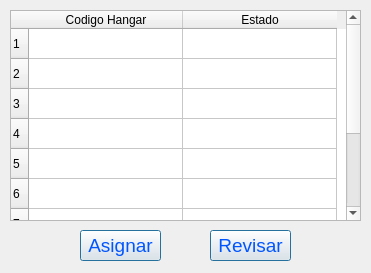
<?xml version="1.0" encoding="UTF-8"?>
<ui version="4.0">
 <class>AsignaciondeHangares</class>
 <widget class="QWidget" name="AsignaciondeHangares">
  <property name="geometry">
   <rect>
    <x>0</x>
    <y>0</y>
    <width>371</width>
    <height>273</height>
   </rect>
  </property>
  <property name="windowTitle">
   <string>Asignación de Hangares</string>
  </property>
  <widget class="QTableWidget" name="table_codhangaresyestado">
   <property name="geometry">
    <rect>
     <x>10</x>
     <y>10</y>
     <width>351</width>
     <height>211</height>
    </rect>
   </property>
   <property name="mouseTracking">
    <bool>false</bool>
   </property>
   <property name="tabletTracking">
    <bool>false</bool>
   </property>
   <property name="acceptDrops">
    <bool>false</bool>
   </property>
   <property name="showGrid">
    <bool>true</bool>
   </property>
   <property name="sortingEnabled">
    <bool>false</bool>
   </property>
   <attribute name="horizontalHeaderCascadingSectionResizes">
    <bool>false</bool>
   </attribute>
   <attribute name="horizontalHeaderDefaultSectionSize">
    <number>154</number>
   </attribute>
   <attribute name="horizontalHeaderShowSortIndicator" stdset="0">
    <bool>false</bool>
   </attribute>
   <attribute name="horizontalHeaderStretchLastSection">
    <bool>false</bool>
   </attribute>
   <attribute name="verticalHeaderCascadingSectionResizes">
    <bool>false</bool>
   </attribute>
   <attribute name="verticalHeaderShowSortIndicator" stdset="0">
    <bool>false</bool>
   </attribute>
   <attribute name="verticalHeaderStretchLastSection">
    <bool>false</bool>
   </attribute>
   <row>
    <property name="text">
     <string>1</string>
    </property>
   </row>
   <row>
    <property name="text">
     <string>2</string>
    </property>
   </row>
   <row>
    <property name="text">
     <string>3</string>
    </property>
   </row>
   <row>
    <property name="text">
     <string>4</string>
    </property>
   </row>
   <row>
    <property name="text">
     <string>5</string>
    </property>
   </row>
   <row>
    <property name="text">
     <string>6</string>
    </property>
   </row>
   <row>
    <property name="text">
     <string>7</string>
    </property>
   </row>
   <row>
    <property name="text">
     <string>8</string>
    </property>
   </row>
   <row>
    <property name="text">
     <string>9</string>
    </property>
   </row>
   <row>
    <property name="text">
     <string>10</string>
    </property>
   </row>
   <column>
    <property name="text">
     <string>Codigo Hangar</string>
    </property>
   </column>
   <column>
    <property name="text">
     <string>Estado</string>
    </property>
   </column>
  </widget>
  <widget class="QPushButton" name="bt_Asignar">
   <property name="geometry">
    <rect>
     <x>80</x>
     <y>230</y>
     <width>81</width>
     <height>31</height>
    </rect>
   </property>
   <property name="font">
    <font>
     <family>Nirmala UI</family>
     <pointsize>14</pointsize>
    </font>
   </property>
   <property name="cursor">
    <cursorShape>PointingHandCursor</cursorShape>
   </property>
   <property name="styleSheet">
    <string notr="true">color: rgb(0, 85, 255);</string>
   </property>
   <property name="text">
    <string>Asignar</string>
   </property>
   <property name="default">
    <bool>true</bool>
   </property>
  </widget>
  <widget class="QPushButton" name="bt_Revisar">
   <property name="geometry">
    <rect>
     <x>210</x>
     <y>230</y>
     <width>81</width>
     <height>31</height>
    </rect>
   </property>
   <property name="font">
    <font>
     <family>Nirmala UI</family>
     <pointsize>14</pointsize>
    </font>
   </property>
   <property name="cursor">
    <cursorShape>PointingHandCursor</cursorShape>
   </property>
   <property name="styleSheet">
    <string notr="true">color: rgb(0, 85, 255);</string>
   </property>
   <property name="text">
    <string>Revisar</string>
   </property>
   <property name="default">
    <bool>true</bool>
   </property>
  </widget>
 </widget>
 <resources/>
 <connections/>
</ui>
